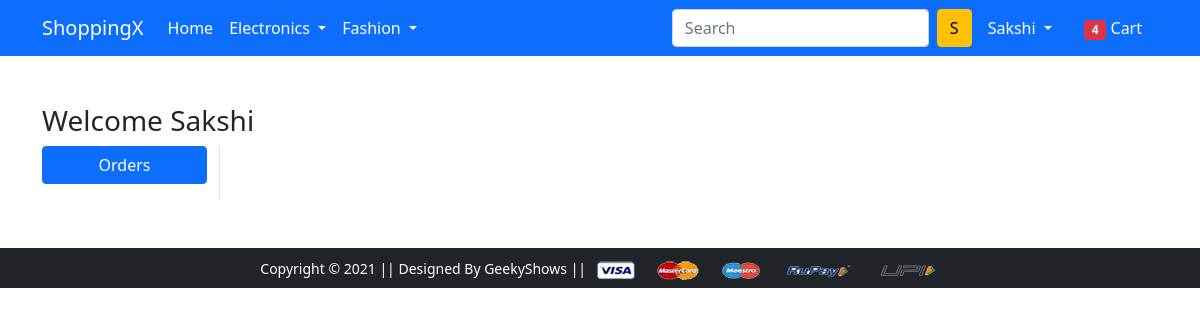
Before: /orders/ (signed in) with the older database file.
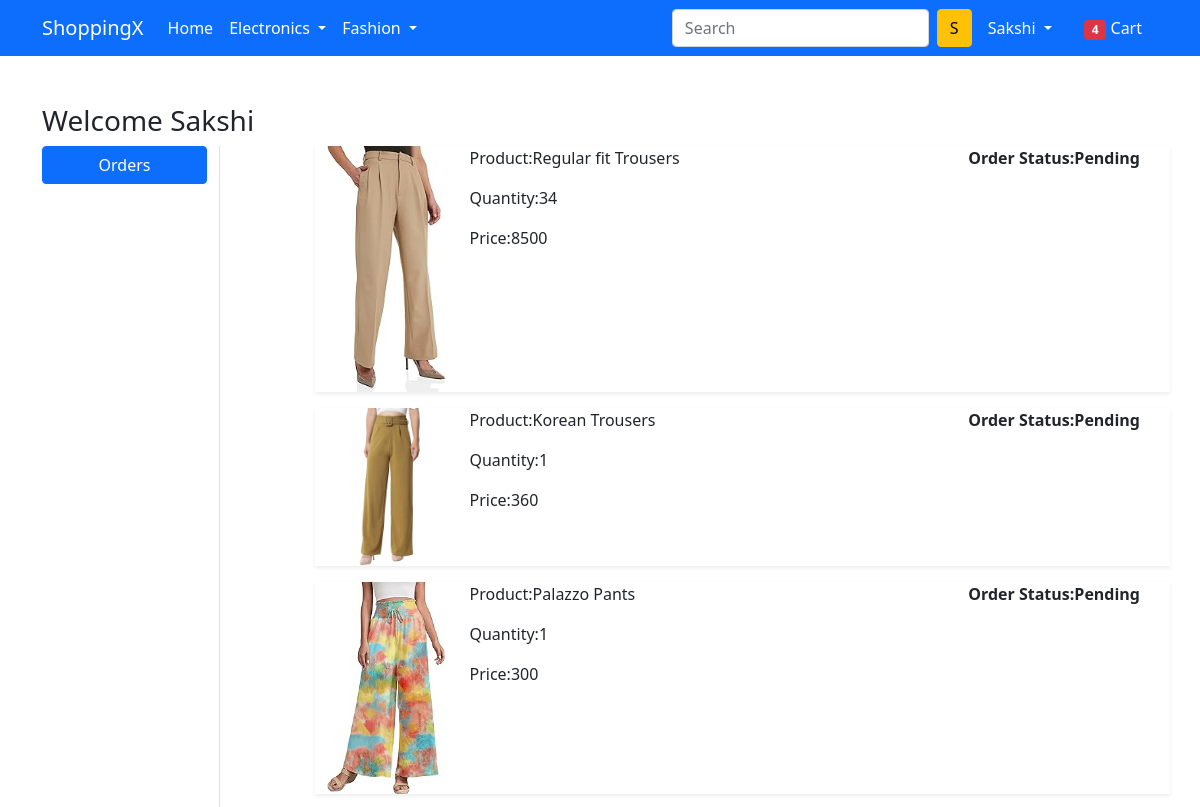
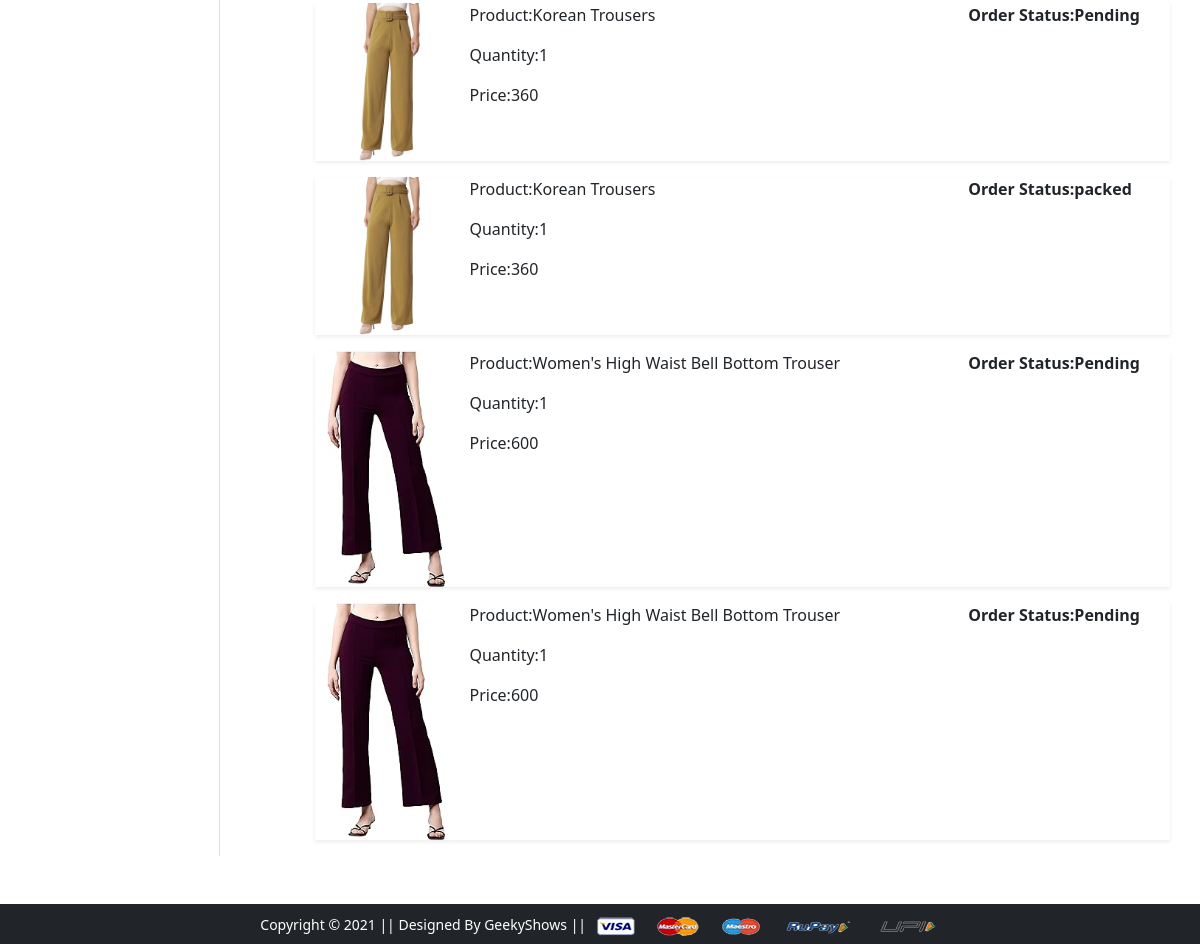
After: the same page with the newer database file (2 pictures, top to bottom).
### app/models.py (models this page shows, shortened)
class OrderPlaced(models.Model):
    user = models.ForeignKey(User,on_delete=models.CASCADE)
    customer = models.ForeignKey(Customer, on_delete=models.CASCADE)
    product = models.ForeignKey(Products, on_delete=models.CASCADE)
    quantity = models.IntegerField()
    ordered_date = models.DateTimeField(auto_now_add=True)
    status = models.CharField(choices=Order_Status, default='Pending', max_length=50)
    @property
    def total_cost(self):
        return self.quantity * self.product.discount_price

class Products(models.Model):
    title = models.CharField(max_length=100)
    selling_price = models.IntegerField()
    discount_price = models.IntegerField()
    description = models.CharField(max_length=200)
    brand = models.CharField(max_length=50)
    image = models.ImageField(upload_to='productimg')
    category = models.CharField(choices=Product_Category,max_length=2)

### app/views.py (the view)
# urls.py: path('orders/', views.orders, name='orders'),
@login_required
def orders(request):
 op = OrderPlaced.objects.filter(user=request.user)
 return render(request, 'app/orders.html',{'order_placed':op})

### templates/app/orders.html (shortened to what this page needs)
{% extends 'app/base.html' %}
{% load static %}
{% block main-content %}
<div class="container my-5">
 <div class="row">
 <h3>Welcome <span class="text-capitalize">{{request.user}}</span> </h3>
  <div class="col-sm-2 border-end">
   <ul class="list-unstyled">
    <li class="d-grid"><a href="{% url 'orders' %}" class="btn btn-primary">Orders</a></li>
   </ul>
  </div>
  <div class="col-sm-9 offset-sm-1">
   {% for op in order_placed %}
   <div class="row shadow-sm mb-3">
    <div class="col-sm-2">
        <img src="{{op.product.image.url}}" alt="" srcset="" class="img-fluid" height="150" width="150">
    </div>
    <div class="col-sm-7">
      <p>Product:{{op.product.title}}</p>
      <p>Quantity:{{op.quantity}}</p>
      <p>Price:{{op.total_cost}}</p>
    </div>
    <div class="col-sm-3 fw-bold">
      <p>Order Status:{{op.status}}</p>
    </div>
   </div>
   {% endfor %}
  </div>
 </div>
</div>
{% endblock main-content %}

### templates/app/base.html (shortened to what this page needs)
<!doctype html>
{% load static %}
<html lang="en">
  <head>
    <link href="https://cdn.jsdelivr.net/npm/bootstrap@5.0.0-beta1/dist/css/bootstrap.min.css" rel="stylesheet">
    <link rel="stylesheet" href="{% static 'app/css/owl.carousel.min.css' %}">
    <link rel="stylesheet" href="{% static 'app/css/all.min.css' %}">
    <link rel="stylesheet" href="{% static 'app/css/style.css' %}">
  </head>
  <body>
    <nav class="navbar navbar-expand-lg navbar-dark bg-primary">
     <div class="container">
       <a class="navbar-brand" href="/">ShoppingX</a>
       <div class="collapse navbar-collapse" id="navbarSupportedContent">
         <ul class="navbar-nav me-auto mb-2 mb-lg-0">
           <li class="nav-item">
             <a class="nav-link active" aria-current="page" href="/">Home</a>
           </li>
           <li class="nav-item dropdown">
             <a class="nav-link dropdown-toggle text-white" href="#" id="electronicsDropdown" role="button" data-bs-toggle="dropdown" aria-expanded="false">
               Electronics
             </a>
           </li>
           <li class="nav-item dropdown">
             <a class="nav-link dropdown-toggle text-white" href="#" id="fashionDropdown" role="button" data-bs-toggle="dropdown" aria-expanded="false">
               Fashion
             </a>
           </li>
         </ul>
         <form class="d-flex">
           <input class="form-control me-2" type="search" placeholder="Search" aria-label="Search">
           <button class="btn btn-warning" type="submit">S</button>
         </form>
         <div>
          <ul class="navbar-nav me-auto mb-2 mb-lg-0">
          {% if request.user.is_authenticated %}
           <li class="nav-item dropdown mx-2">
              <a class="nav-link dropdown-toggle text-white" href="#" id="profileDropdown" role="button" data-bs-toggle="dropdown" aria-expanded="false">
                {{request.user.username|capfirst}}
              </a>
            </li>
            <li class="nav-item mx-2">
             <a href="cart" class="nav-link text-white"><span class="badge bg-danger">4</span> Cart </a>
            </li>
          {% endif %}
          </ul>
         </div>
       </div>
     </div>
    </nav>
    {% block main-content %} {% endblock main-content %}
    <footer class="container-fluid bg-dark text-center p-2 mt-5">
        <small class="text-white">Copyright &copy; 2021 || Designed By GeekyShows || </small>
        <img src="{% static 'app/images/payment.png' %}" alt="" srcset="" class="img-fluid" height="2px">
    </footer>
  </body>
</html>

Changed rows visible on the page:
added OrderPlaced: product.image (picture), product "Regular fit Trousers", quantity "34", total_cost "8500", status "Pending"
added OrderPlaced: product.image (picture), product "Korean Trousers", quantity "1", total_cost "360", status "Pending"
added OrderPlaced: product.image (picture), product "Palazzo Pants", quantity "1", total_cost "300", status "Pending"
added OrderPlaced: product.image (picture), product "Korean Trousers", quantity "1", total_cost "360", status "Pending"
added OrderPlaced: product.image (picture), product "Korean Trousers", quantity "1", total_cost "360", status "packed"
added OrderPlaced: product.image (picture), product "Women's High Waist Bell Bottom Trouser", quantity "1", total_cost "600", status "Pending"
added OrderPlaced: product.image (picture), product "Women's High Waist Bell Bottom Trouser", quantity "1", total_cost "600", status "Pending"
